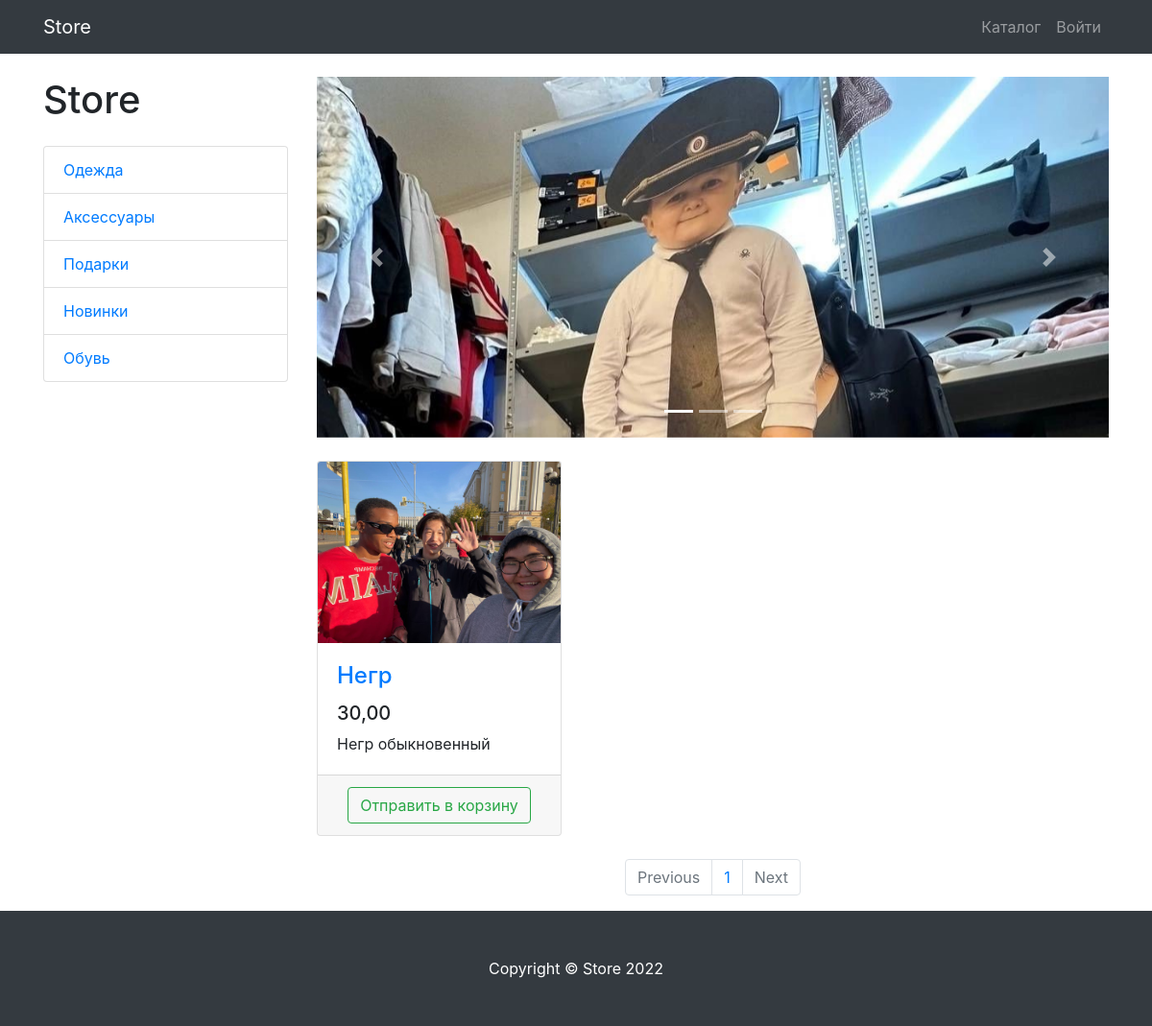
The app's page /category/2/ with its own data.
### product/models.py (models this page shows, shortened)
class ProductCategory(models.Model):
    name = models.CharField(max_length=50)
    description = models.TextField(null=True, blank=True)

class Product(models.Model):
    name = models.CharField(max_length=250)
    description = models.TextField()
    price = models.DecimalField(max_digits=7, decimal_places=2)
    quantity = models.PositiveIntegerField(default=0)
    image = models.ImageField(upload_to='products_images')
    category = models.ForeignKey(to=ProductCategory, on_delete=models.CASCADE)

### product/views.py (the view)
# urls.py: path('category/<int:category_id>/', views.products, name='category'),
def products(request, category_id=None, page_number=1):
    products = Product.objects.filter(category_id=category_id) if category_id else Product.objects.all()
    per_page = 3
    paginator = Paginator(products, per_page)
    products_paginator = paginator.page(page_number)
    context = {
        'title': 'Store - Каталог',
        'categories': ProductCategory.objects.all(),
        'products': products_paginator,
    }
    return render(request, 'product/products.html', context)

### product/templates/product/products.html (shortened to what this page needs)
{% extends 'product/base.html' %}
{%load static%}
{% block css %}<link href="{%static 'vendor/css/products.css'%}" rel="stylesheet">{%endblock%}
{% block content %}
<div class="container">
    <div class="row">
        <div class="col-lg-3">
            <h1 class="my-4">Store</h1>
            <div class="list-group">
                {% for category in categories %}
                    <a href="{%url 'category' category.id%}" class="list-group-item">{{ category.name }}</a>
                {%endfor%}
            </div>
        </div>
        <div class="col-lg-9">
            <div id="carouselExampleIndicators" class="carousel slide my-4" data-ride="carousel">
                <ol class="carousel-indicators">
                    <li data-target="#carouselExampleIndicators" data-slide-to="0" class="active"></li>
                    <li data-target="#carouselExampleIndicators" data-slide-to="1"></li>
                    <li data-target="#carouselExampleIndicators" data-slide-to="2"></li>
                </ol>
                <div class="carousel-inner" role="listbox">
                    <div class="carousel-item active">
                        <img class="d-block img-fluid" src="/static/vendor/img/slides/hasbik.jpg" alt="First slide">
                    </div>
                </div>
                <a class="carousel-control-prev" href="#carouselExampleIndicators" role="button" data-slide="prev">
                    <span class="carousel-control-prev-icon" aria-hidden="true"></span>
                </a>
                <a class="carousel-control-next" href="#carouselExampleIndicators" role="button" data-slide="next">
                    <span class="carousel-control-next-icon" aria-hidden="true"></span>
                </a>
            </div>
            <div class="row">
                {% for product in products %}
                <div class="col-lg-4 col-md-6 mb-4">
                    <div class="card h-100">
                        <a href="#">
                            <img class="card-img-top"
                                 src="{{ product.image.url }}"
                                 alt="">
                        </a>
                        <div class="card-body">
                            <h4 class="card-title">
                                <a href="#">{{ product.name }}</a>
                            </h4>
                            <h5>{{ product.price }}</h5>
                            <p class="card-text">{{ product.description }}</p>
                        </div>
                        <div class="card-footer text-center">
                            <a class="btn btn-outline-success" href="{% url 'basket_add' product.id %}">
                                Отправить в корзину
                            </a>
                        </div>
                    </div>
                </div>
                {% endfor %}
            </div>
            <nav aria-label="Page navigation example">
                <ul class="pagination justify-content-center">
                    <li class="page-item {% if not products.has_previous %} disabled {%endif%}">
                        <a class="page-link" href="{% if products.has_previous %} {% url 'pages' products.previous_page_number %} {%else%} # {%endif%}" tabindex="-1" aria-disabled="true">Previous</a>
                    </li>
                    {%for page in products.paginator.page_range%}
                        <li class="page-item">
                            <a class="page-link" href="{%url 'pages' page%}">
                                {{page}}
                            </a>
                        </li>
                    {%endfor%}
                    <li class="page-item {% if not products.has_next %} disabled {%endif%}">
                        <a class="page-link" href="{% if products.has_next %} {% url 'pages' products.next_page_number %} {%else%} # {%endif%}">Next</a>
                    </li>
                </ul>
            </nav>
        </div>
    </div>
</div>
{%endblock%}
{%block footer%}
<footer class="py-5 bg-dark">
    <div class="container">
        <p class="m-0 text-center text-white">Copyright &copy; Store 2022</p>
    </div>
</footer>
{%endblock%}

### records on screen
ProductCategory: name "Одежда"
ProductCategory: name "Аксессуары"
ProductCategory: name "Подарки"
ProductCategory: name "Новинки"
ProductCategory: name "Обувь"
Product: image (picture), name "Негр", price "30,00", description "Негр обыкновенный"

### other values on screen
{{ page }} "1"
